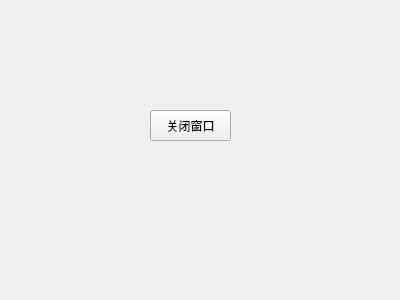
<?xml version="1.0" encoding="UTF-8"?>
<ui version="4.0">
 <class>Form</class>
 <widget class="QWidget" name="Form">
  <property name="geometry">
   <rect>
    <x>0</x>
    <y>0</y>
    <width>400</width>
    <height>300</height>
   </rect>
  </property>
  <property name="windowTitle">
   <string>Form</string>
  </property>
  <widget class="QPushButton" name="closeWinBth">
   <property name="geometry">
    <rect>
     <x>150</x>
     <y>110</y>
     <width>81</width>
     <height>31</height>
    </rect>
   </property>
   <property name="text">
    <string>关闭窗口</string>
   </property>
  </widget>
 </widget>
 <resources/>
 <connections>
  <connection>
   <sender>closeWinBth</sender>
   <signal>clicked()</signal>
   <receiver>Form</receiver>
   <slot>close()</slot>
   <hints>
    <hint type="sourcelabel">
     <x>183</x>
     <y>126</y>
    </hint>
    <hint type="destinationlabel">
     <x>226</x>
     <y>183</y>
    </hint>
   </hints>
  </connection>
 </connections>
</ui>
